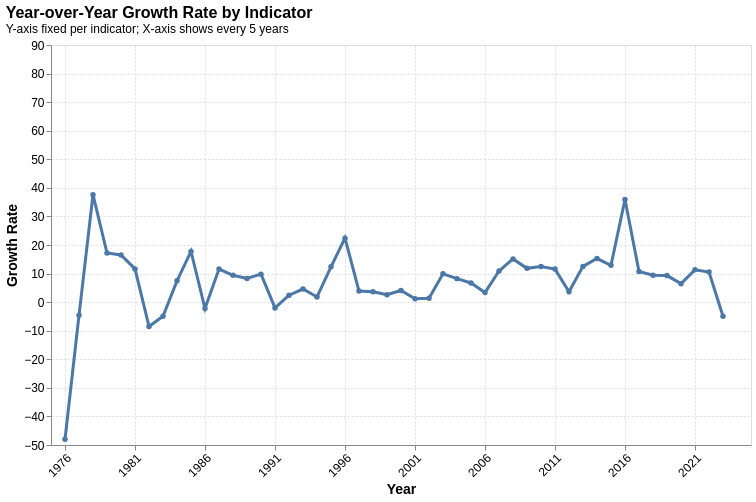

Notebook code cell kept with this figure:
### Code cell
import pandas as pd
import altair as alt

# Load and reshape the data
df = pd.read_csv("71d3cf98-0a1d-4f59-98af-3a9a6ca75c6a_Data.csv")
id_vars = ["Country Name", "Country Code", "Series Name", "Series Code"]
value_vars = [c for c in df.columns if "[YR" in c]

df_long = (
    df
    .melt(id_vars=id_vars, value_vars=value_vars,
          var_name="Year", value_name="Value")
    .assign(
        Year=lambda d: d["Year"].str.extract(r"(\d{4})").astype(int),
        Value=lambda d: pd.to_numeric(d["Value"], errors="coerce")
    )
    .dropna(subset=["Value"])
)

# Filter to the four series of interest and drop zeros
keep = [
    "Population, total",
    "GDP (current US$)",
    "Urban population growth (annual %)",
    "Net migration"
]
df_long = df_long[df_long["Series Name"].isin(keep)]
df_long = df_long[df_long["Value"] != 0]

# Compute year-over-year growth rate (%) per country and series
df_long = df_long.sort_values(["Country Name", "Series Name", "Year"])
df_long["GrowthRate"] = (
    df_long
      .groupby(["Country Name", "Series Name"])["Value"]
      .pct_change() * 100
)
df_growth = df_long.dropna(subset=["GrowthRate"])

# Define radio-button selections for country and indicator
countries = df_growth["Country Name"].unique().tolist()
indicators = df_growth["Series Name"].unique().tolist()

country_sel = alt.selection_point(
    name="CountrySelector",
    fields=["Country Name"],
    bind=alt.binding_radio(options=countries, name="Country: "),
    value=[{"Country Name": countries[0]}],
    empty="none"
)

indicator_sel = alt.selection_point(
    name="IndicatorSelector",
    fields=["Series Name"],
    bind=alt.binding_radio(options=indicators, name="Indicator: "),
    value=[{"Series Name": indicators[0]}],
    empty="none"
)

# Prepare X-axis tick values (every 5 years)
years = sorted(df_growth["Year"].unique())
tick_values = years[::5]

# Background layer (transparent) to fix Y-domain per indicator
background = (
    alt.Chart(df_growth)
      .transform_filter(indicator_sel)
      .mark_line(opacity=0)
)

# Foreground layer (selected country)
foreground = (
    alt.Chart(df_growth)
      .transform_filter(indicator_sel)
      .transform_filter(country_sel)
      .mark_line(point=True, strokeWidth=3)
)

# Combine layers and encode axes + tooltip at top level
growth_chart = (
    alt.layer(background, foreground)
      .encode(
          x=alt.X("Year:Q",
                  title="Year",
                  axis=alt.Axis(values=tick_values, format="d", labelAngle=-45)),
          y=alt.Y("GrowthRate:Q",
                  title="Growth Rate"),
          tooltip=[
              alt.Tooltip("Country Name:N", title="Country"),
              alt.Tooltip("Series Name:N", title="Indicator"),
              alt.Tooltip("Year:Q", title="Year", format="d"),
              alt.Tooltip("GrowthRate:Q", title="Growth Rate", format=".2f")
          ]
      )
      .add_params(country_sel, indicator_sel)
      .properties(
          width=700,
          height=400,
          title=alt.TitleParams(
              text="Year-over-Year Growth Rate by Indicator",
              subtitle="Y-axis fixed per indicator; X-axis shows every 5 years",
              fontSize=16,
              subtitleFontSize=12,
              anchor="start"
          )
      )
      .configure_axis(
          titleFontSize=14,
          labelFontSize=12,
          grid=True,
          gridDash=[2,2]
      )
      .configure_title(
          fontSize=18,
          font="Helvetica",
          anchor="start"
      )
      .interactive()
)

growth_chart.save("country_indicator_growth_fixed_axes.html")
growth_chart

### Figure 1 — Vega-Lite specification as saved in the notebook (floating-point values rounded to 4 significant figures; data arrays with more than 128 entries replaced by an {"elided": "..."} marker saying what was removed)
{"usermeta": {"embedOptions": {"theme": "vox"}}, "config": {"view": {"continuousWidth": 300, "continuousHeight": 300}, "axis": {"grid": true, "gridDash": [2, 2], "labelFontSize": 12, "titleFontSize": 14}, "title": {"anchor": "start", "font": "Helvetica", "fontSize": 18}}, "layer": [{"mark": {"type": "line", "opacity": 0}, "name": "view_13", "transform": [{"filter": {"param": "IndicatorSelector", "empty": false}}]}, {"mark": {"type": "line", "point": true, "strokeWidth": 3}, "transform": [{"filter": {"param": "IndicatorSelector", "empty": false}}, {"filter": {"param": "CountrySelector", "empty": false}}]}], "data": {"name": "data-9c77e8cdc2980cc82422997498df6bd1"}, "encoding": {"tooltip": [{"field": "Country Name", "title": "Country", "type": "nominal"}, {"field": "Series Name", "title": "Indicator", "type": "nominal"}, {"field": "Year", "format": "d", "title": "Year", "type": "quantitative"}, {"field": "GrowthRate", "format": ".2f", "title": "Growth Rate", "type": "quantitative"}], "x": {"axis": {"format": "d", "labelAngle": -45, "values": [1976.0, 1981.0, 1986.0, 1991.0, 1996.0, 2001.0, 2006.0, 2011.0, 2016.0, 2021.0]}, "field": "Year", "title": "Year", "type": "quantitative"}, "y": {"field": "GrowthRate", "title": "Growth Rate", "type": "quantitative"}}, "height": 400, "params": [{"name": "CountrySelector", "select": {"type": "point", "fields": ["Country Name"]}, "bind": {"input": "radio", "options": ["Bangladesh", "Maldives", "Philippines"], "name": "Country: "}, "value": [{"Country Name": "Bangladesh"}], "views": ["view_13"]}, {"name": "IndicatorSelector", "select": {"type": "point", "fields": ["Series Name"]}, "bind": {"input": "radio", "options": ["GDP (current US$)", "Net migration", "Population, total", "Urban population growth (annual %)"], "name": "Indicator: "}, "value": [{"Series Name": "GDP (current US$)"}], "views": ["view_13"]}, {"name": "param_20", "select": {"type": "interval", "encodings": ["x", "y"]}, "bind": "scales", "views": ["view_13"]}], "title": {"text": "Year-over-Year Growth Rate by Indicator", "anchor": "start", "fontSize": 16, "subtitle": "Y-axis fixed per indicator; X-axis shows every 5 years", "subtitleFontSize": 12}, "width": 700, "$schema": "https://vega.github.io/schema/vega-lite/v5.8.0.json", "datasets": {"data-9c77e8cdc2980cc82422997498df6bd1": {"elided": "579 records"}}}
